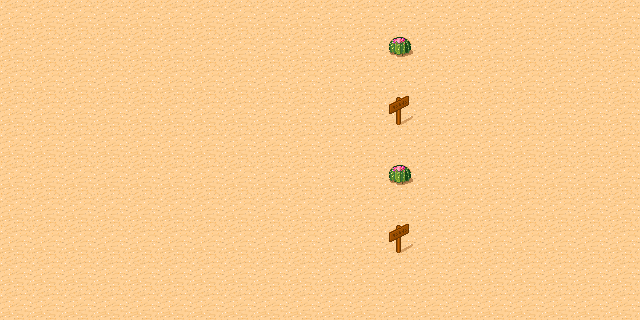

This game map was drawn from its Tiled (.tmx) file and the tilesets committed beside it. A one-line description and the trimmed map source follow:
An orthogonal 20x10 tile map with 32x32 px tiles, 3 tile layers (Background, MetaInfo, Items), 2 tilesets and 1 object (SpawnPoint).

<map version="1.0" orientation="orthogonal" renderorder="right-down" width="20" height="10" tilewidth="32" tileheight="32" nextobjectid="2">
 <tileset firstgid="1" name="TestDesert" tilewidth="32" tileheight="32" spacing="1" margin="1" tilecount="48" columns="8">
  <image source="tmw_desert_spacing.png" width="265" height="199" />
 </tileset>
 <tileset firstgid="49" name="Meta" tilewidth="32" tileheight="32" spacing="1" margin="1" tilecount="2" columns="2">
  <image source="metaset.png" width="67" height="34" />
  <tile id="0">
   <properties>
    <property name="Items" value="apple" />
   </properties>
  </tile>
  <tile id="1">
   <properties>
    <property name="Items" value="banana" />
   </properties>
  </tile>
 </tileset>
 <layer name="Background" width="20" height="10">
  <data>[200 cells, 200 non-empty, 1 distinct tile ids]</data>
 </layer>
 <objectgroup name="Objects">
  <object id="1" name="SpawnPoint" x="80" y="176" />
 </objectgroup>
 <layer name="MetaInfo" width="20" height="10">
  <data>[200 cells, 51 non-empty, 3 distinct tile ids]</data>
 </layer>
 <layer name="Items" width="20" height="10">
  <data>[200 cells, 200 non-empty, 3 distinct tile ids]</data>
 </layer>
</map>
